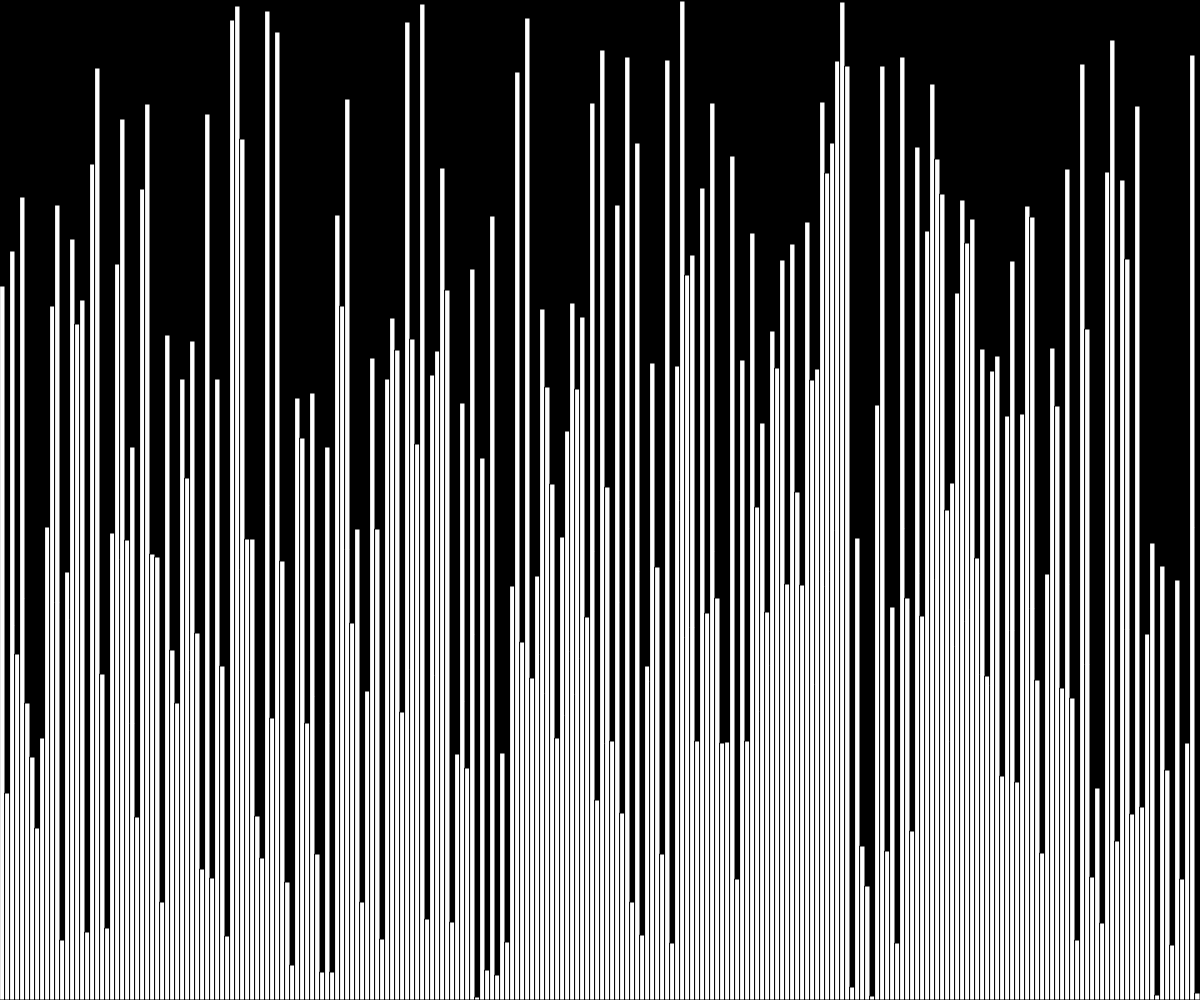
Frame 1 (no input)
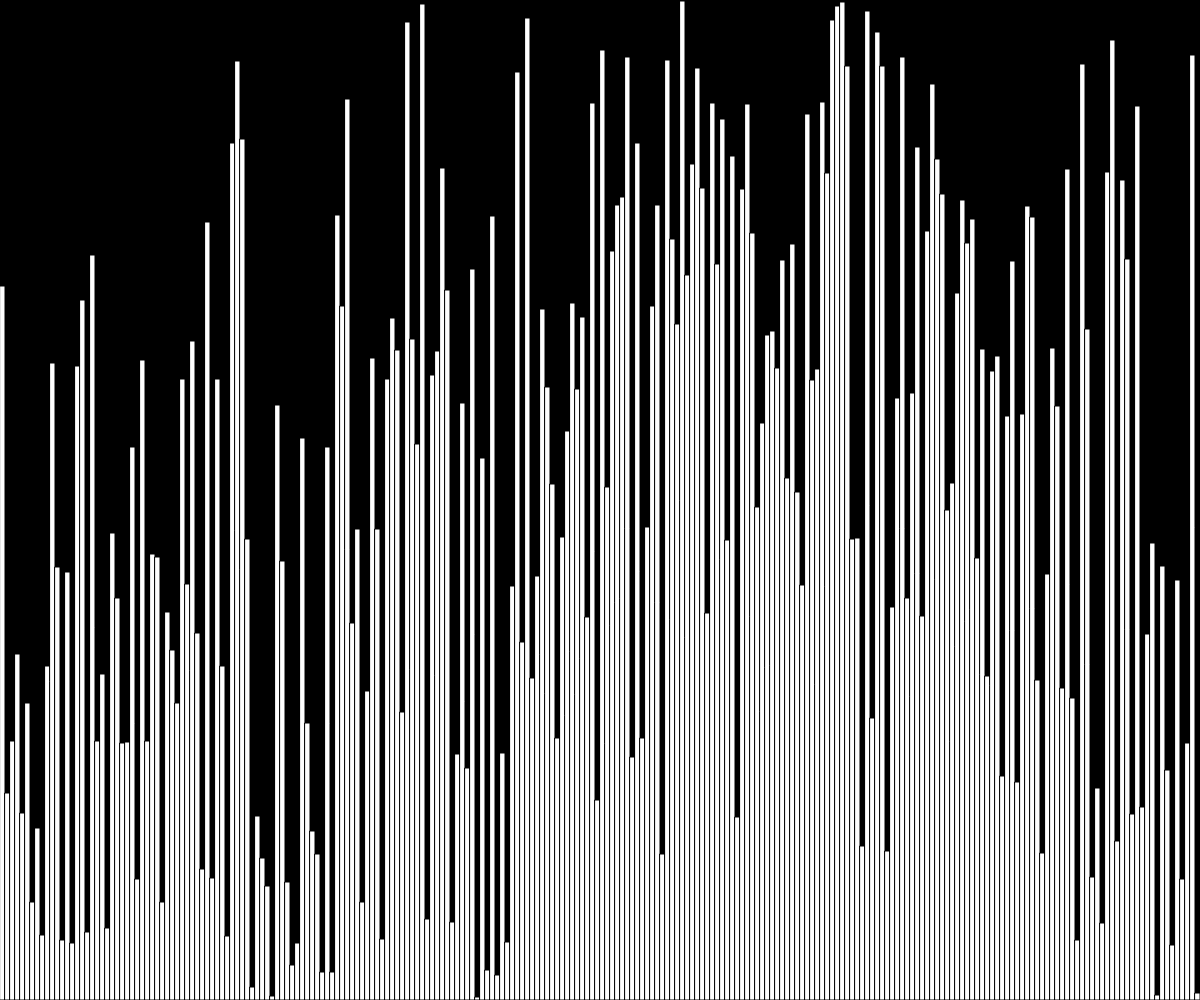
Frame 60 (no input)
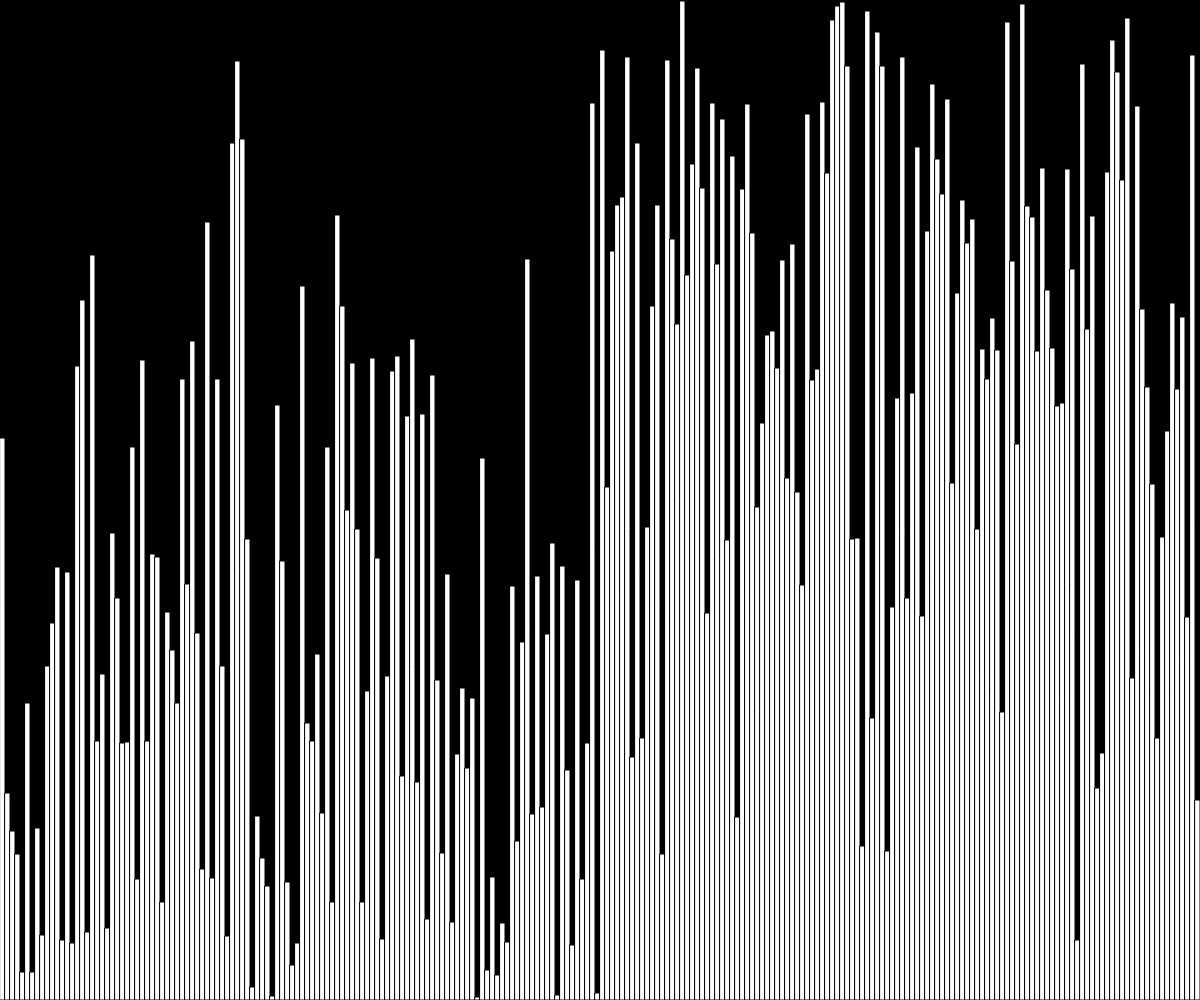
Frame 120 (the mouse pressed at the canvas centre since frame 60)

The p5.js sketch that drew these frames (run headless with seeded random() and noise() and a simulated clock; from frame 60 on, the mouse is pressed at the canvas centre):

// p5.js sketch
// ── sketch.js
var values;
var states = [];
var w = 5;

function setup() {
  createCanvas(windowWidth, windowHeight);
  values = new Array(floor(width / w));
  for (let i = 0; i < values.length; i++) {
    values[i] = floor(random(height));
    states[i] = -1;
  }
  shellSort(values);
}

function draw() {
  background(0);
  for (let i = 0; i < values.length; i++) {
    if (states[i] == 0) fill("#FC0303");
    else fill(255);
    rect(i * w, height - values[i], w, values[i]);
  }
}

// ── shellSort.js
async function shellSort(arr) {
  for (
    let gap = Math.floor(arr.length / 2);
    gap >= 1;
    gap = Math.floor(gap / 2)
  ) {
    for (let j = gap; j < arr.length; j++) {
      await sleep(20);
      for (let i = j - gap; i >= 0; i -= gap) {
        if (arr[i + gap] > arr[i]) {
          break;
        } else {
          var temp = arr[i];
          arr[i] = arr[i + gap];
          arr[i + gap] = temp;
        }
      }
    }
  }
}

function sleep(ms) {
  return new Promise(resolve => setTimeout(resolve, ms));
}
